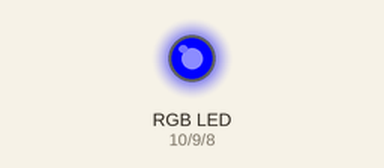
This sketch was run on a simulated Arduino Uno, built with avr-gcc and run on an emulated ATmega328P. Parts: an RGB LED mixed from three pins (HIGH = lit).

Above: at 0.1 s.
Timing chart, 0 to 1.6 s (numbered marks = the images above):
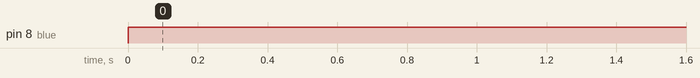

The sketch:

RGB_Led.ino
```cpp
int red=10;
int green=9;
int blue=8;

void setColor(int r, int g, int b) {
    analogWrite(red,r);
    analogWrite(green,g);
    analogWrite(blue,b);
}

void setup() {

}

void loop() {
    setColor(0,0,255); // Set color
}
```

Measured:
- by itself, pin 8 (blue): LOW → HIGH at 0.00 s
